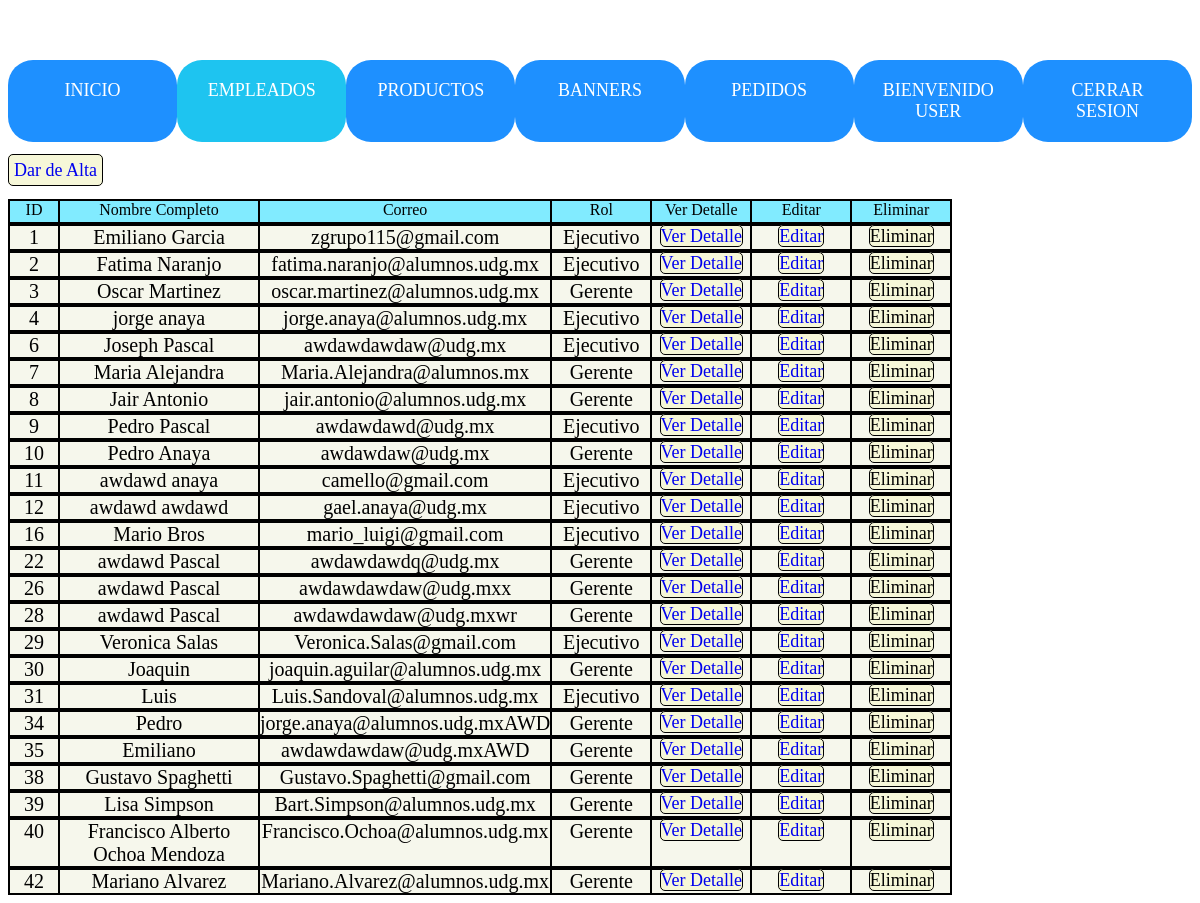
Page /Admin/empleados_lista.php (signed in) on the committed database.
### tables this page shows
CREATE TABLE `empleados` (
  `id` int(11) NOT NULL,
  `nombre` varchar(128) NOT NULL,
  `apellidos` varchar(128) NOT NULL,
  `correo` varchar(128) NOT NULL,
  `pass` varchar(32) NOT NULL,
  `rol` int(1) NOT NULL,
  `archivo_n` varchar(255) NOT NULL,
  `archivo` varchar(128) NOT NULL,
  `status` int(1) NOT NULL DEFAULT 1,
  `eliminado` int(1) NOT NULL DEFAULT 0
);

### Admin/empleados_lista.php (the view, shortened to what this page needs)
<html>
<head>
</head>
<body>
<?php
$con = conecta();
$sql     = "SELECT *
            FROM empleados
            WHERE status = 1 AND eliminado = 0";
$res     = $con->query($sql);
    echo "<div class='menu'>";
        echo "<a class=btn href=\"inicio.php\">INICIO</a>";
        echo "<a class='btn b1'>EMPLEADOS</a>";
        echo "<a class=btn href=\"productos.php\">PRODUCTOS</a>";
        echo "<a class=btn href=\"banners.php\">BANNERS</a>";
        echo "<a class=btn href=\"pedidos.php\">PEDIDOS</a>";
        echo "<a class='btn' href=\"bienvenido.php\">BIENVENIDO USER</a>";
        echo "<a class=btn href=\"cerrar_sesion.php\">CERRAR SESION</a>";
    echo "</div>";
echo "<br><a href=\"empleados_nuevo.php\" class='bt s1'>Dar de Alta</a><br><br>"; ?>
<div class="layout">
    <div class="caja">
        <div class="c1">ID</div>
        <div class="c1">Nombre Completo</div>
        <div class="c1">Correo</div>
        <div class="c1">Rol</div>
        <div class="c1">Ver Detalle</div>
        <div class="c1">Editar</div>
        <div class="c1">Eliminar</div>
    </div>
<?php
while($row = $res->fetch_array())  {
    $id        = $row["id"];
    $nombre    = $row["nombre"];
    $apellidos = $row["apellidos"];
    $correo    = $row["correo"];
    $rol       = $row["rol"];
    $etiqueta = $rol==1 ? "Ejecutivo" : "Gerente";
    if($rol==2){
        $etiqueta = "N/D";
    }else if($rol == 1){
        $etiqueta = "Ejecutivo";
    }else{
        $etiqueta = "Gerente";
    }; ?>
    <div class = "caja" id="reg<?php echo $row["id"]?>">
        <div class="c2"><?php echo "$id"?></div>
        <div class="c2"><?php echo "$nombre $apellidos"?></div>
        <div class="c2"><?php echo "$correo" ?></div>
        <div class="c2"><?php echo "$etiqueta" ?></div>
        <div class="c2"><a <?php echo "href=\"empleados_perfil.php?id=$id?\""?> class='bt'>Ver Detalle</a></div>
        <div class="c2"><a <?php echo "href=\"empleados_editar.php?id=$id\""?> class='bt'>Editar</a></div>
        <div class="c2"><a id = 'idr' class = 'bt' <?php echo "onclick='ejecutaAjax($id)';"?>>Eliminar</a></div>
    </div>
    <?php } ?>
</div>
</body>
</html>

### Admin/empleados_lista.php (style rules this page uses)
.layout { display: grid; width: 900px; height: auto; grid-template-rows: 25px; }
.caja { display: grid; border: 1px solid black; grid-template-columns: 50px 200px auto 100px 100px 100px 100px; }
.c1 { border: 1px solid black; background-color: #81ebff; text-align: center; }
.c2 { border: 1px solid black; background-color: #F6F7EC; text-align: center; font-size: 20px; }
.bt { background-color: #F6F7D8; border-radius: 5px; border: 1px solid black; text-decoration: none; font-family: Georgia, 'Times New Roman', Times, serif; font-size: 18px; -webkit-touch-callout: none; -webkit-user-select: none; -khtml-user-select: none; -moz-user-select: none; -ms-user-select: none; user-select: none; }
.s1 { padding: 5px; }
body { background-image: url("http://drive.google.com/uc?export=view&id=1zCTM9WFdnvCEghp54_doc_FDSUpytom4"); background-repeat:no-repeat; background-position-x:center; background-position-y:center; background-size: cover; }
.btn { font-family: Georgia, 'Times New Roman', Times, serif; font-size: 18px; background: #1E90FF; border-radius: 25px; padding: 20px; color: #fff; text-decoration: none; text-align: center; }
.menu { display: grid; grid-template-columns: 14.28571% 14.28571% 14.28571% 14.28571% 14.28571% 14.28571% 14.28571%; margin-top: 60px; }
.b1 { background-color: #1EC4F0; -webkit-touch-callout: none; -webkit-user-select: none; -khtml-user-select: none; -moz-user-select: none; -ms-user-select: none; user-select: none; }

### rows in the picture
empleados: id "1", nombre "Emiliano", apellidos "Garcia", correo "zgrupo115@gmail.com", rol "Ejecutivo"
empleados: id "2", nombre "Fatima", apellidos "Naranjo", correo "fatima.naranjo@alumnos.udg.mx", rol "Ejecutivo"
empleados: id "3", nombre "Oscar", apellidos "Martinez", correo "oscar.martinez@alumnos.udg.mx", rol "Gerente"
empleados: id "4", nombre "jorge", apellidos "anaya", correo "jorge.anaya@alumnos.udg.mx", rol "Ejecutivo"
empleados: id "6", nombre "Joseph", apellidos "Pascal", correo "awdawdawdaw@udg.mx", rol "Ejecutivo"
empleados: id "7", nombre "Maria", apellidos "Alejandra", correo "Maria.Alejandra@alumnos.mx", rol "Gerente"
empleados: id "8", nombre "Jair", apellidos "Antonio", correo "jair.antonio@alumnos.udg.mx", rol "Gerente"
empleados: id "9", nombre "Pedro", apellidos "Pascal", correo "awdawdawd@udg.mx", rol "Ejecutivo"
empleados: id "10", nombre "Pedro", apellidos "Anaya", correo "awdawdaw@udg.mx", rol "Gerente"
empleados: id "11", nombre "awdawd", apellidos "anaya", correo "camello@gmail.com", rol "Ejecutivo"
empleados: id "12", nombre "awdawd", apellidos "awdawd", correo "gael.anaya@udg.mx", rol "Ejecutivo"
empleados: id "16", nombre "Mario", apellidos "Bros", correo "mario_luigi@gmail.com", rol "Ejecutivo"
empleados: id "22", nombre "awdawd", apellidos "Pascal", correo "awdawdawdq@udg.mx", rol "Gerente"
empleados: id "26", nombre "awdawd", apellidos "Pascal", correo "awdawdawdaw@udg.mxx", rol "Gerente"
empleados: id "28", nombre "awdawd", apellidos "Pascal", correo "awdawdawdaw@udg.mxwr", rol "Gerente"
empleados: id "29", nombre "Veronica", apellidos "Salas", correo "Veronica.Salas@gmail.com", rol "Ejecutivo"
empleados: id "30", nombre "Joaquin", correo "joaquin.aguilar@alumnos.udg.mx", rol "Gerente"
empleados: id "31", nombre "Luis", correo "Luis.Sandoval@alumnos.udg.mx", rol "Ejecutivo"
empleados: id "34", nombre "Pedro", correo "jorge.anaya@alumnos.udg.mxAWD", rol "Gerente"
empleados: id "35", nombre "Emiliano", correo "awdawdawdaw@udg.mxAWD", rol "Gerente"
empleados: id "38", nombre "Gustavo", apellidos "Spaghetti", correo "Gustavo.Spaghetti@gmail.com", rol "Gerente"
empleados: id "39", nombre "Lisa", apellidos "Simpson", correo "Bart.Simpson@alumnos.udg.mx", rol "Gerente"
empleados: id "40", nombre "Francisco Alberto", apellidos "Ochoa Mendoza", correo "Francisco.Ochoa@alumnos.udg.mx", rol "Gerente"
empleados: id "42", nombre "Mariano", apellidos "Alvarez", correo "Mariano.Alvarez@alumnos.udg.mx", rol "Gerente"
